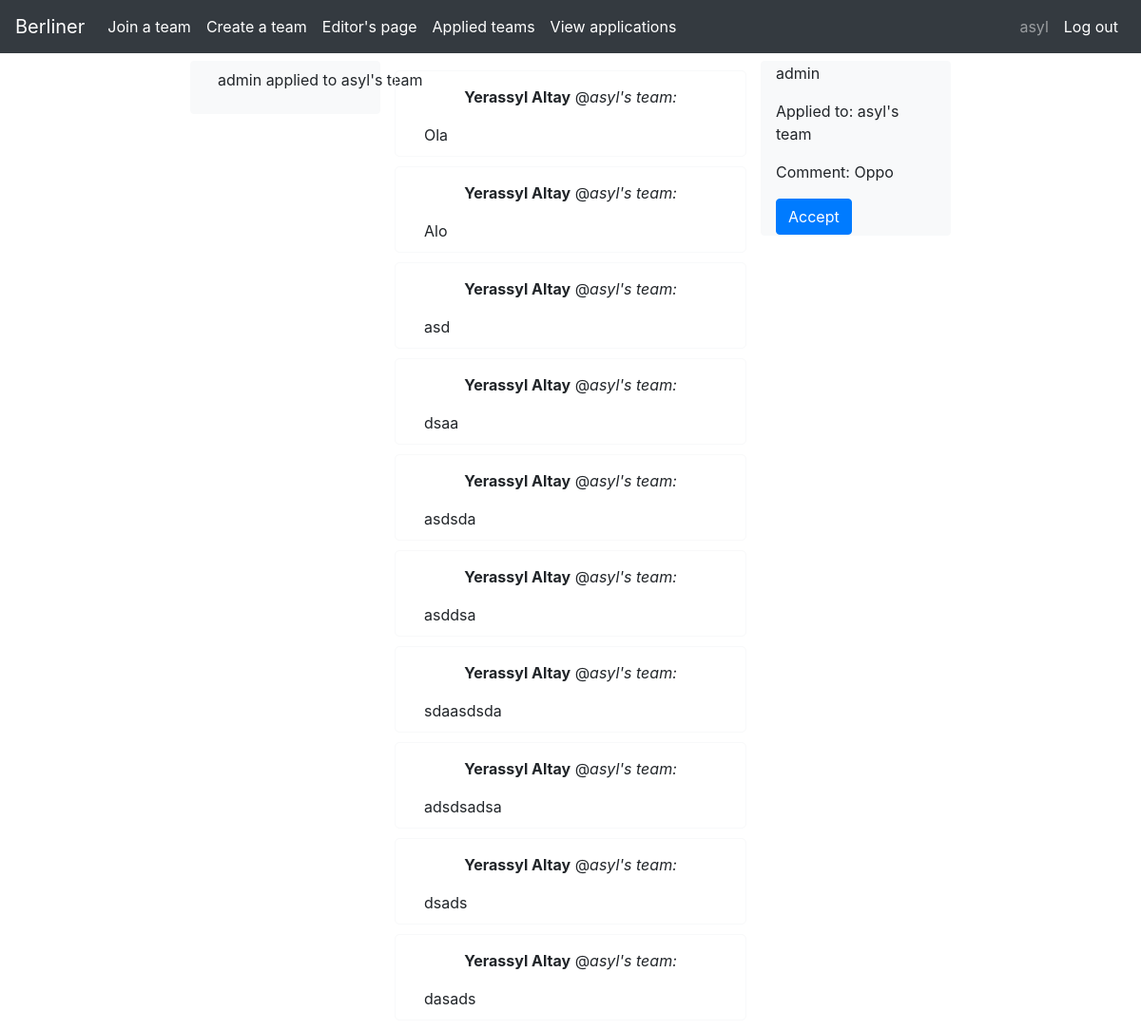
The app's page /application/ (signed in) with its own data.
### users/models.py (models this page shows)
class CustomUser(AbstractUser):
    birthDate = models.DateTimeField(null=True)
    class Meta:
        pass

### logedin/models.py (models this page shows, shortened)
class Application(models.Model):
    applicant = models.ForeignKey(CustomUser, on_delete=models.CASCADE)
    team = models.ForeignKey(Team, on_delete=models.CASCADE)
    comment = models.CharField(default="", max_length=200)
    def __str__(self) -> str:
        return self.applicant.username + " applied to " + self.team.name

class Team(models.Model):
    teamLeader = models.ForeignKey(CustomUser, on_delete=models.CASCADE, related_name="createdTeams", related_query_name="createdTeam")
    members = models.ManyToManyField(CustomUser, through='Membership', through_fields=('team', 'member'), related_name="memberTeams", related_query_name="memberTeam")
    applicants = models.ManyToManyField(CustomUser, through='Application', through_fields=('team', 'applicant'))
    name = models.CharField(default="New team", max_length=30, unique=True)
    description = models.CharField(default="Recently created team", max_length=60)
    def get_posts(self):
        return Post.objects.filter(team=self).order_by('-date')

class Post(models.Model):
    team = models.ForeignKey(Team, on_delete=models.CASCADE)
    author = models.ForeignKey(CustomUser, on_delete=models.CASCADE)
    content = models.TextField(max_length=200)
    date = models.DateTimeField(auto_now_add=True, null=True)
    public = models.BooleanField(default=False)

### logedin/views.py (the view, shortened to what this page needs)
# urls.py: path('application/', views.ListApplicationsView.as_view(), name='applications'),
class ListApplicationsView(LoginRequiredMixin, ListView):
    login_url = 'signup'
    template_name = 'logedin/applications.html'
    context_object_name = 'object'
    def get_queryset(self):
        mySet = {
        'applications': Application.objects.filter(team__teamLeader=self.request.user),
        }
        return mySet

### templates/logedin/applications.html (shortened to what this page needs)
{% extends 'base/base_logedin.html' %}
{% load static %}
{% block menu %}
    <div id="menu">
        {% for application in object.applications %}
        <p class="application" data-details="{{ application }}"><a class="btn">{{ application }}</a></p>
        {% empty %}
        <p class="application" data-details="No applications"><a class="btn">No applications</a></p>
        {% endfor %}
    </div>
{% endblock %}
{% block main %}
    {% for application in object.applications %}
    <div class="{{ application }}">
        {% for post in application.team.get_posts %}
        <div class="post border border-light">
            <p class="post-header"><b>{{ post.author.first_name }} {{ post.author.last_name }}</b> @<i>{{ post.team.name }}:</i> </p>
            <p class="post-body">{{ post.content }}</p>
        </div>
        {% empty %}
        <div class="post border border-light">
            <p class="post-header"><b>No public posts</b></p>
        </div>
        {% endfor %}
    </div>
    {% empty %}
    <div class="post border border-light">
        <p class="post-header"><b>No apllicant have posts</b></p>
    </div>
    {% endfor %}
{% endblock %}
{% block info %}
    {% for application in object.applications %}
        <div class="{{ application }}">
            <p>{{ application.applicant.username }}</p>
            <p>Applied to: {{ application.team.name }}</p>
            <p>Comment: {{ application.comment }}</p>
            <form method="post">
                <button class="btn btn-primary" name="{{ application.applicant.username }}" type="submit"> Accept</button>
            </form>
        </div>
    {% empty %}
        <div id="No applications">
            <p>No applications</p>
        </div>
    {% endfor %}
{% endblock %}

### templates/base/base.html (shortened to what this page needs)
{% load static %}
<!DOCTYPE html>
<html lang="en">
<head>
    <link rel="stylesheet" href="{% static 'css/base.css' %}">
    <link rel="stylesheet" href="https://cdn.jsdelivr.net/npm/bootstrap@4.1.3/dist/css/bootstrap.min.css">
    {% block header %}
    {% endblock %}
</head>
<body>
    <nav class="navbar navbar-expand-lg navbar-dark bg-dark fixed-top">
        <a class="navbar-brand" href="{% if user.is_authenticated %} {% url 'index' %} {% else %} {% url 'home' %} {% endif %}">Berliner</a>
        <div class="collapse navbar-collapse" id="target">
            <div class="navbar-nav">
                <a class="nav-item nav-link active" href="{% if user.is_authenticated %} {% url 'join' %} {% else %}#join{% endif %}">Join a team</a>
                <a class="nav-item nav-link active" href="{% if user.is_authenticated %} {% url 'create' %} {% else %}#create{% endif %}">Create a team</a>
                {% if user.is_authenticated %}
                <a class="nav-item nav-link active" href="{% url 'editor' %}">Editor's page</a>
                <a class="nav-item nav-link active" href="{% url 'applied' %}">Applied teams</a>
                <a class="nav-item nav-link active" href="{% url 'applications' %}">View applications</a>
                {% endif %}
            </div>
        </div>
        <div class="collapse navbar-collapse justify-content-end" id="target">
            <div class="navbar-nav">
                {% if user.is_authenticated %}
                <a class="nav-item nav-link" href="{% url 'user' user.pk %}">{{ user.username }}<a>
                <a class="nav-item nav-link active" href="{% url 'logout' %}">Log out</a>
                {% else %}
                <a class="nav-item nav-link active" href="{% url 'login' %}">Login</a>
                <a class="nav-item nav-link active" href="{% url 'signup' %}">Sign up</a>
                {% endif %}
            </div>
        </div>
    </nav>
    {% block content %}
   {% endblock %}
</body>
</html>

### static/css/base.css (style rules this page uses)
html { scroll-behavior: smooth; }
body { background-color: rgb(253, 253, 253); background-position: center center; background-size: cover; background-attachment: fixed; background-blend-mode: multiply; }

### static/css/logedin.css (style rules this page uses)
.post-header { margin-top: 5px; text-align: center; display: block; }
.post-body { margin: 0 20px; display: block; }
.post { margin: 10px 0; padding: 10px; border-radius: 5px; display: block; text-decoration: none; }

### records on screen
CustomUser: username "asyl"
Application: applicant+team "admin applied to asyl's team", applicant.username "admin", team.name "asyl's team", comment "Oppo"
Post: author.first_name "Yerassyl", author.last_name "Altay", team.name "asyl's team", content "Ola"
Post: author.first_name "Yerassyl", author.last_name "Altay", team.name "asyl's team", content "Alo"
Post: author.first_name "Yerassyl", author.last_name "Altay", team.name "asyl's team", content "asd"
Post: author.first_name "Yerassyl", author.last_name "Altay", team.name "asyl's team", content "dsaa"
Post: author.first_name "Yerassyl", author.last_name "Altay", team.name "asyl's team", content "asdsda"
Post: author.first_name "Yerassyl", author.last_name "Altay", team.name "asyl's team", content "asddsa"
Post: author.first_name "Yerassyl", author.last_name "Altay", team.name "asyl's team", content "sdaasdsda"
Post: author.first_name "Yerassyl", author.last_name "Altay", team.name "asyl's team", content "adsdsadsa"
Post: author.first_name "Yerassyl", author.last_name "Altay", team.name "asyl's team", content "dsads"
Post: author.first_name "Yerassyl", author.last_name "Altay", team.name "asyl's team", content "dasads"
